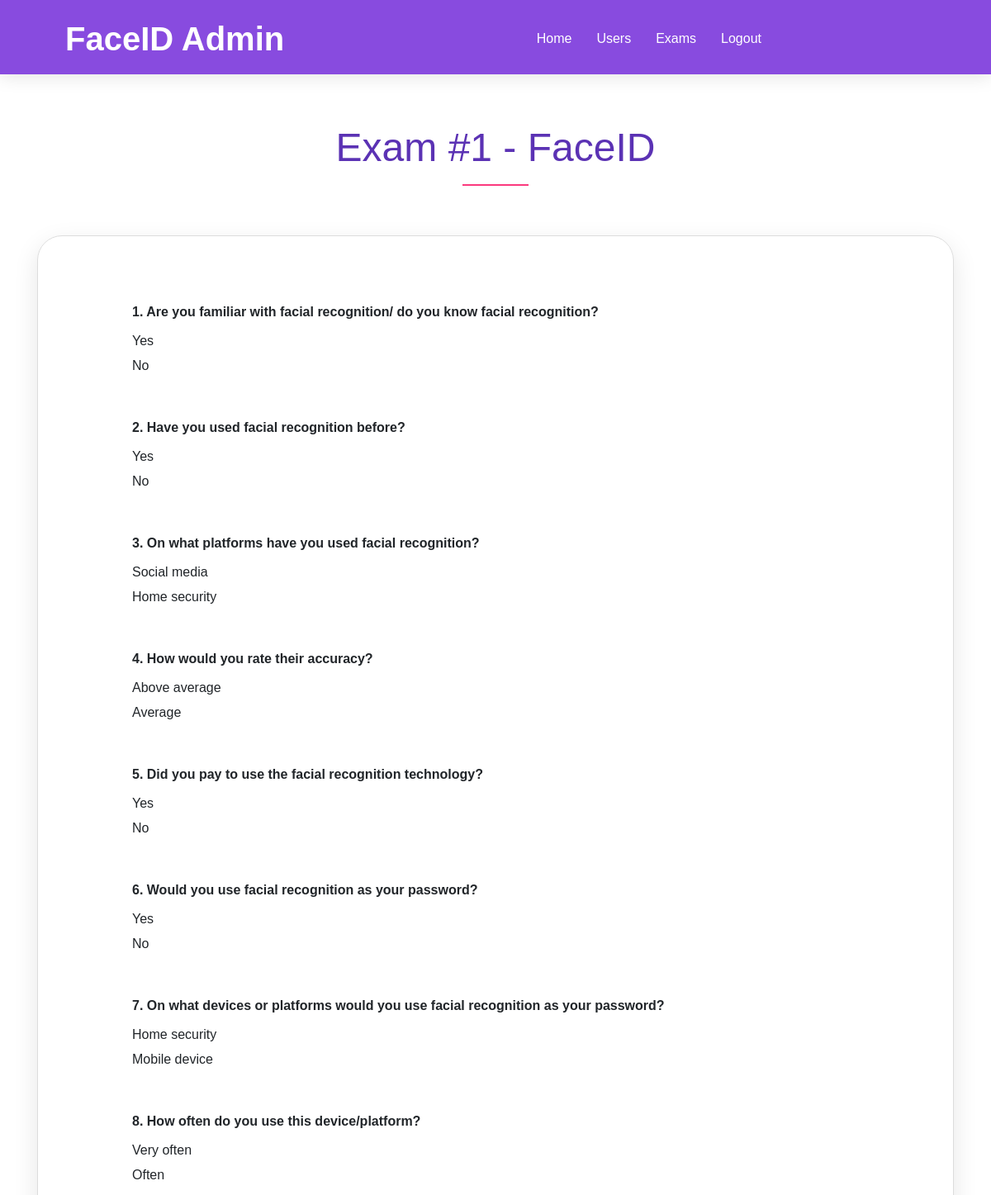
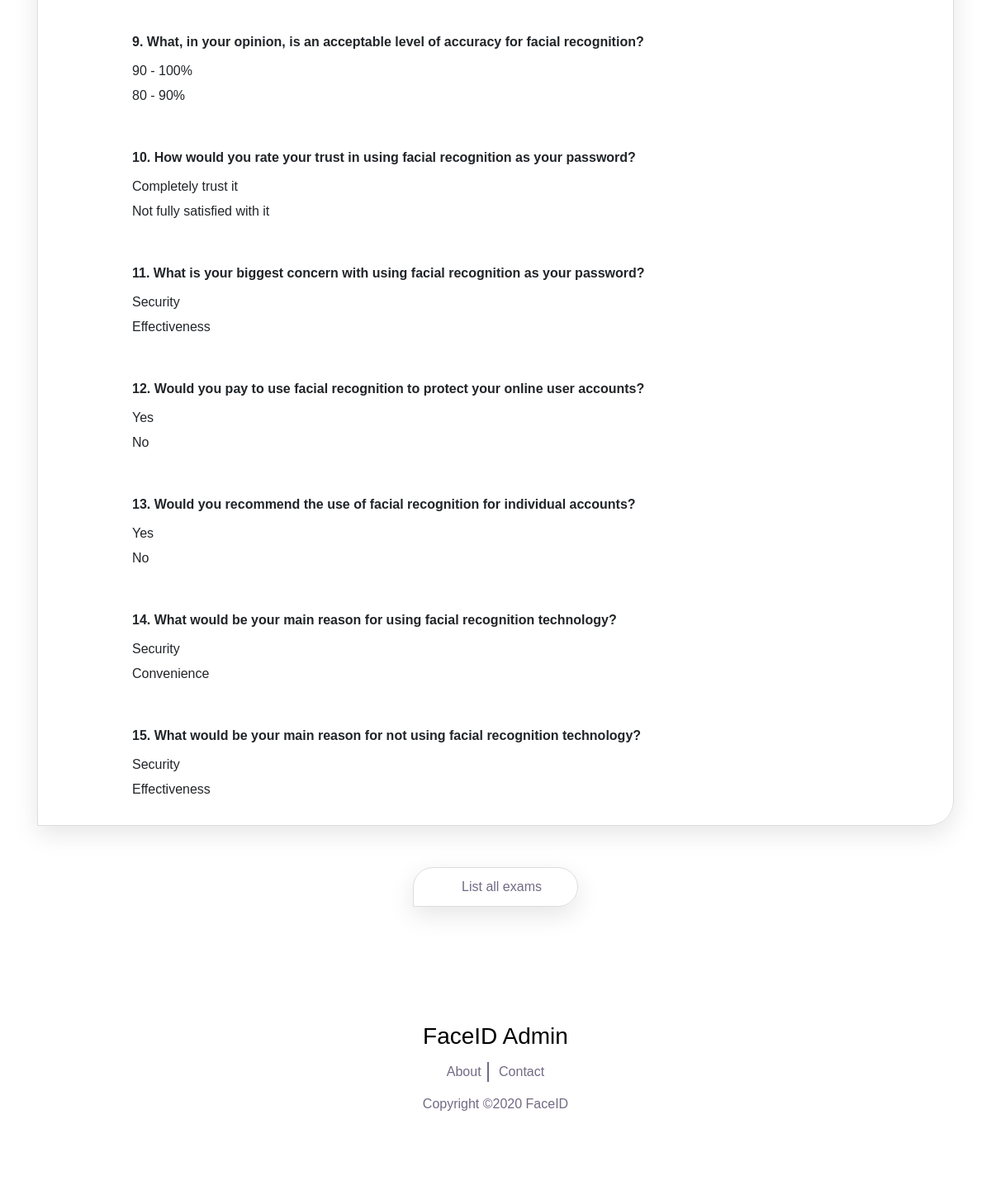
Screenshot of /admin/list/exam/1 with the database file from the repository (2 pictures, top to bottom).
### app/models.py (models this page shows)
class Exams(db.Model):
    __tablename__ = 'exams'
    id = db.Column(db.Integer, primary_key=True)
    title = db.Column(db.String(80), unique=True, nullable=False)

class Question(db.Model):
    __tablename__ = 'question'
    id = db.Column(db.Integer, primary_key=True)
    title = db.Column(db.String(80), nullable=True)
    option1 = db.Column(db.String(80), nullable=True)
    option2 = db.Column(db.String(80), nullable=False)
    option3 = db.Column(db.String(80), nullable=False)
    option4 = db.Column(db.String(80), nullable=False)
    option5 = db.Column(db.String(80), nullable=False)
    exam_id = db.Column(db.Integer, db.ForeignKey('exam.id'), nullable=False)

### app/routes.py (the view)
@app.route('/admin/list/exam/<exam_id>')
def get_exam(exam_id):
    error=None
    exam = Exams.query.filter_by(id=exam_id).first()
    questions = Question.query.filter_by(exam_id=exam_id).order_by(Question.id).all()
    return render_template('./admin/admin_list_exam_by_id.html', exam=exam, questions=questions, error=error)

### app/templates/admin/admin_list_exam_by_id.html (shortened to what this page needs)
{% extends "./admin/admin_base.html" %}
{% block content %}
    <div id="content">
        <section class="special-area bg-white section_padding_150_50" id="about">
            <div class="container">
                <div class="row">
                    <div class="col-12">
                        <div class="section-heading text-center">
                            <h2>{{ exam.title }}</h2>
                            <div class="line-shape"></div>
                        </div>
                    </div>
                </div>
            </div>
            <div class="special_description_area">
                <div class="container">
                    <div class="row">
                        <div class="col-lg-12">
                            <div class="webcam-frame">
                                        <div class='table-wrapper'>
                                            {% for question in questions %}
                                            <div class='tb-row-question'>
                                                <div class='tb-column-exam-question'><strong>{{loop.index}}. {{ question.title }}</strong></div>
                                            </div>
                                            <div class='tb-row-exam-option'>
                                                <div class='tb-row-title'><div class='tb-line'>{{ question.option1 }}</div></div>
                                            </div>
                                            <div class='tb-row-exam'>
                                                <div class='tb-row-title'><div class='tb-line'>{{ question.option2 }}</div></div>
                                            </div>
                                            {% endfor %}
                                          </div>
                            </div>
                            <div class="down-menu">
                                <div class="app-download-btn wow fadeInUp button-200" data-wow-delay="0.2s">
                                    <a href="/admin/list/exams/">
                                        <p class="mb-0">List all exams</p>
                                    </a>
                                </div>
                            </div>
                        </div>
                    </div>
                </div>
            </div>
        </section>
        </div>
        {% endblock %}

### app/static/style.css (style rules this page uses)
body { font-family: 'Cabin', sans-serif; background-color: #fff; }
h1, h2, h3, h4, h5, h6 { font-family: 'Cabin', sans-serif; font-weight: 400; color: #000; line-height: 1.2; }
.section_padding_150_50 { padding-top: 150px; padding-bottom: 50px; }
a, a:hover, a:focus, a:active { text-decoration: none; -webkit-transition-duration: 500ms; -o-transition-duration: 500ms; transition-duration: 500ms; }
p { color: #726a84; font-size: 16px; font-weight: 300; margin-top: 0; }
.section-heading > h2 { font-weight: 300; color: #5b32b4; font-size: 48px; margin: 0; }
.section-heading { margin-bottom: 60px; }
.line-shape-white, .line-shape { width: 80px; height: 2px; background-color: #fb397d; margin-top: 15px; }
.line-shape { margin-left: calc(50% - 40px); }
.app-download-btn a { border: 1px solid #ddd; display: -webkit-box; display: -ms-flexbox; display: flex; -webkit-box-align: center; -ms-flex-align: center; align-items: center; padding: 15px 30px; border-radius: 30px 30px 30px 0; -webkit-box-shadow: 0 10px 30px rgba(0, 0, 0, 0.1); box-shadow: 0 10px 30px rgba(0, 0, 0, 0.1); -webkit-box-pack: center; -ms-flex-pack: center; justify-content: center; margin:20px 0 20px 0; }
.app-download-btn a p { font-size: 16px; line-height: 1; -webkit-transition-duration: 500ms; -o-transition-duration: 500ms; transition-duration: 500ms; }
.app-download-btn:first-child { margin-right: 20px; }
.webcam-frame { border: 1px solid #ddd; border-top-color: rgb(221, 221, 221); border-right-color: rgb(221, 221, 221); border-bottom-color: rgb(221, 221, 221); border-left-color: rgb(221, 221, 221); display: -webkit-box; display: -ms-flexbox; display: flex; -webkit-box-align: center; -ms-flex-align: center; align-items: center; padding: 15px 30px; border-radius: 30px 30px 30px 0; -webkit-box-shadow: 0 10px 30px rgba(0, 0, 0, 0.1); box-shadow: 0 10px 30px rgba(0, 0, 0, 0.1); -webkit-box-pack: center; -ms-flex-pack: center; justify-content: center; margin-bottom: 50px; }
.button-200 { width: 200px; }
.table-wrapper { margin: 15px; background-color: rgb(255, 255, 255); width:900px }
.tb-row-question { display: flex; flex-direction: row; flex-wrap: wrap; width: 100%; height:50px; margin: 30px 0 0 0; }
.tb-row-title { display: flex; flex-direction: row; flex-wrap: wrap; width: 100%; height:30px; }
.tb-column-exam-question { display: flex; flex-direction: column; flex-basis: 100%; flex: 1; padding: 0 10px 0 10px; width: 500px; margin: 20px 0 5px 0; }
.tb-line { padding: 5px 10px 5px 10px; text-align: center; height: 20px; }
.down-menu { text-align: center; margin-left: auto; margin-right: auto; width: 200px; }

### rows the page displays
Exams: title "Exam #1 - FaceID"
Question: title "Are you familiar with facial recognition/ do you know facial recognition?", option1 "Yes", option2 "No"
Question: title "Have you used facial recognition before?", option1 "Yes", option2 "No"
Question: title "On what platforms have you used facial recognition?", option1 "Social media", option2 "Home security"
Question: title "How would you rate their accuracy?", option1 "Above average", option2 "Average"
Question: title "Did you pay to use the facial recognition technology?", option1 "Yes", option2 "No"
Question: title "Would you use facial recognition as your password?", option1 "Yes", option2 "No"
Question: title "On what devices or platforms would you use facial recognition as your password?", option1 "Home security", option2 "Mobile device"
Question: title "How often do you use this device/platform?", option1 "Very often", option2 "Often"
Question: title "What, in your opinion, is an acceptable level of accuracy for facial recognition?", option1 "90 - 100%", option2 "80 - 90%"
Question: title "How would you rate your trust in using facial recognition as your password?", option1 "Completely trust it", option2 "Not fully satisfied with it"
Question: title "What is your biggest concern with using facial recognition as your password?", option1 "Security", option2 "Effectiveness"
Question: title "Would you pay to use facial recognition to protect your online user accounts?", option1 "Yes", option2 "No"
Question: title "Would you recommend the use of facial recognition for individual accounts?", option1 "Yes", option2 "No"
Question: title "What would be your main reason for using facial recognition technology?", option1 "Security", option2 "Convenience"
Question: title "What would be your main reason for not using facial recognition technology?", option1 "Security", option2 "Effectiveness"
